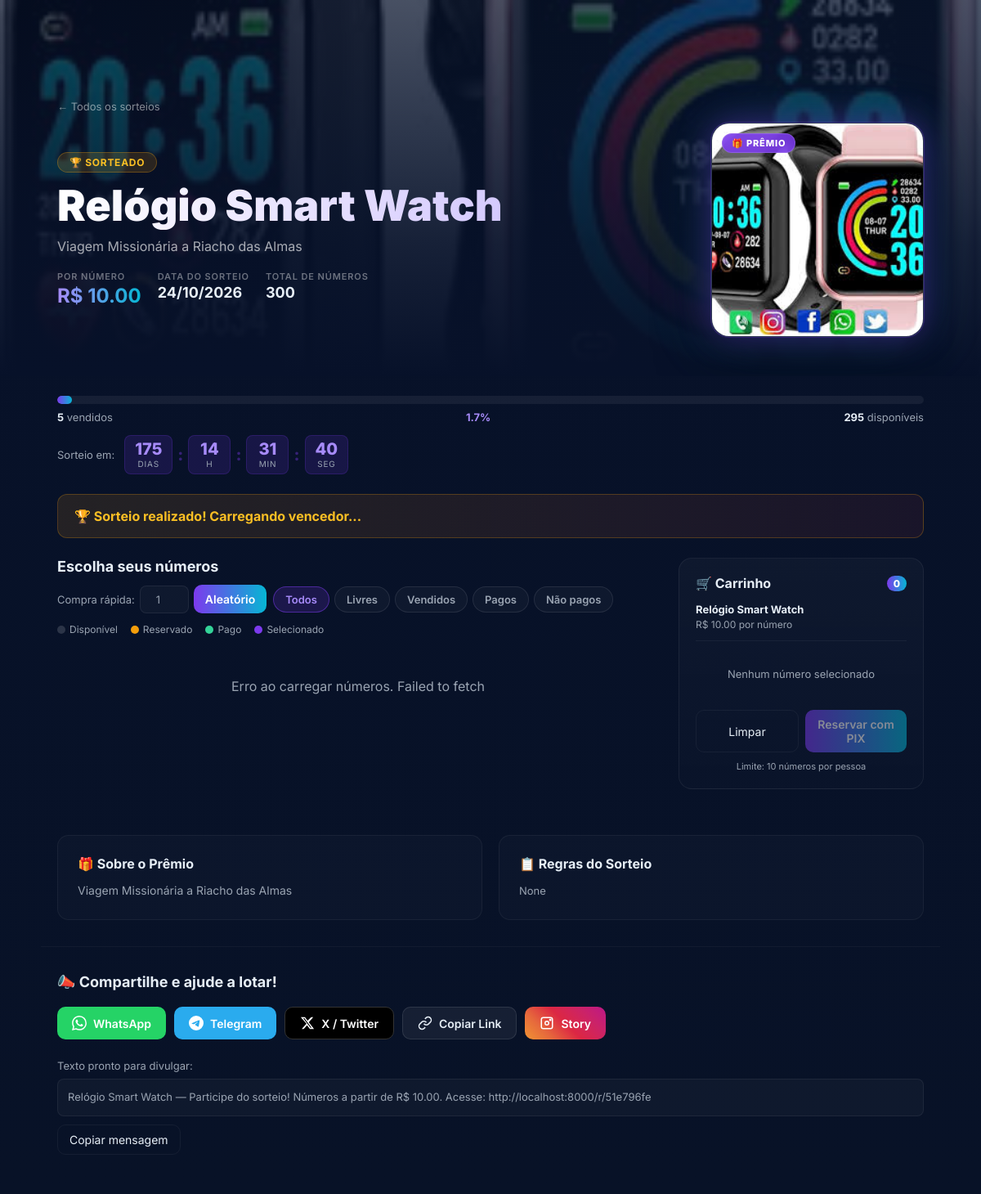
Before: /r/51e796fe with the older database file.
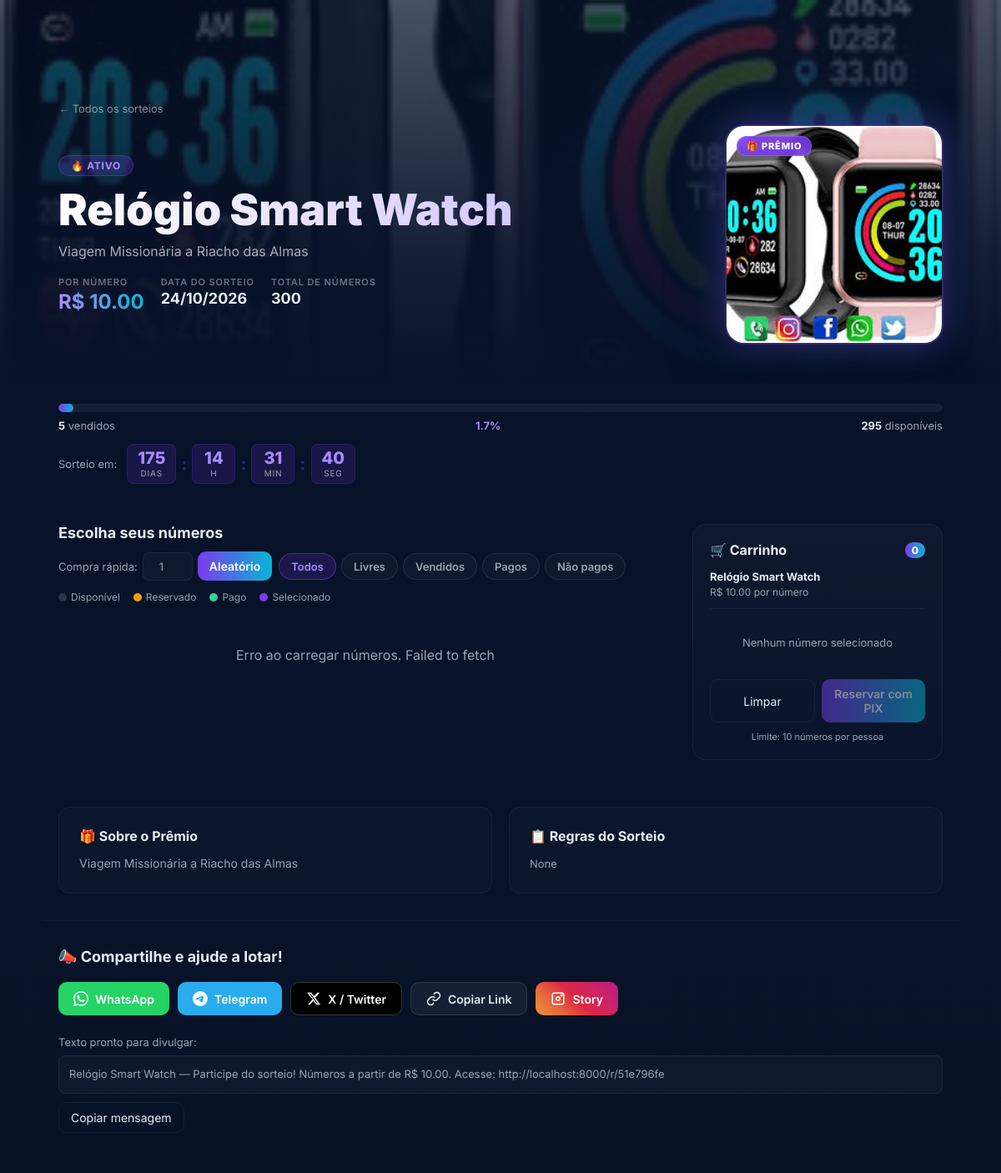
After: the same page with the newer database file.
### app/main.py (the view)
@app.get("/r/{slug}", response_class=HTMLResponse)
def view_raffle_public(request: Request, slug: str, session: Session = Depends(get_db),
                       ref: str | None = None):
    c = crud.get_campaign_by_slug(session, slug)
    if not c:
        raise HTTPException(status_code=404, detail="Sorteio não encontrado")
    stats = crud.get_raffle_stats(session, c.id)
    return templates.TemplateResponse(request, "raffle_public.html", {
        "campaign": c,
        "stats": stats,
        "base_url": BASE_URL,
        "ref": ref or "",
    })

### app/templates/raffle_public.html (shortened to what the changed rows need)
<!doctype html>
<html lang="pt-BR">
<head>
  <link rel="stylesheet" href="/static/css/style.css" />
  <link rel="stylesheet" href="/static/css/raffle.css" />
</head>
<body>
<header class="rf-hero" id="rfHero"
  {% if campaign.prize_image_url %}
  style="--hero-img: url('{{ campaign.prize_image_url }}')"
  {% endif %}>
  <div class="container rf-hero-inner">
    <div class="rf-hero-body">
      <div class="rf-hero-content">
        {% if campaign.status == 'drawn' %}
        <span class="rf-status-badge drawn">🏆 Sorteado</span>
        {% elif campaign.status == 'closed' %}
        <span class="rf-status-badge closed">Encerrado</span>
        {% elif campaign.status == 'sold_out' %}
        <span class="rf-status-badge sold-out">Esgotado</span>
        {% else %}
        <span class="rf-status-badge active">🔥 Ativo</span>
        {% endif %}
        <h1 class="rf-title">{{ campaign.title }}</h1>
        {% if campaign.description %}
        <p class="rf-subtitle">{{ campaign.description[:200] }}</p>
        {% endif %}
        <div class="rf-meta-row">
          <div class="rf-meta-item">
          </div>
          {% if campaign.draw_date %}
          <div class="rf-meta-item">
          </div>
          {% endif %}
          <div class="rf-meta-item">
          </div>
        </div>
      </div>
    </div>
  </div>
</header>
{% if campaign.status == 'drawn' and campaign.winner_quota_id %}
<div class="container">
  <div class="rf-winner-banner" id="winnerBanner">
    🏆 Sorteio realizado! Carregando vencedor...
  </div>
</div>
{% endif %}
<div class="container rf-main">
  <section class="rf-grid-panel">
    <div class="rf-toolbar">
      <div class="rf-toolbar-left">
        <h2>Escolha seus números</h2>
      </div>
    </div>
  </section>
</div>
</body>
</html>

Changed rows visible on the page:
changed Campaign "Relógio Smart Watch": status "drawn" → "active" (drawn)
Other visible differences:
text no longer shown: "🏆 SORTEADO 🏆 Sorteio realizado! Carregando vencedor..."
text now shown: "🔥 ATIVO"
